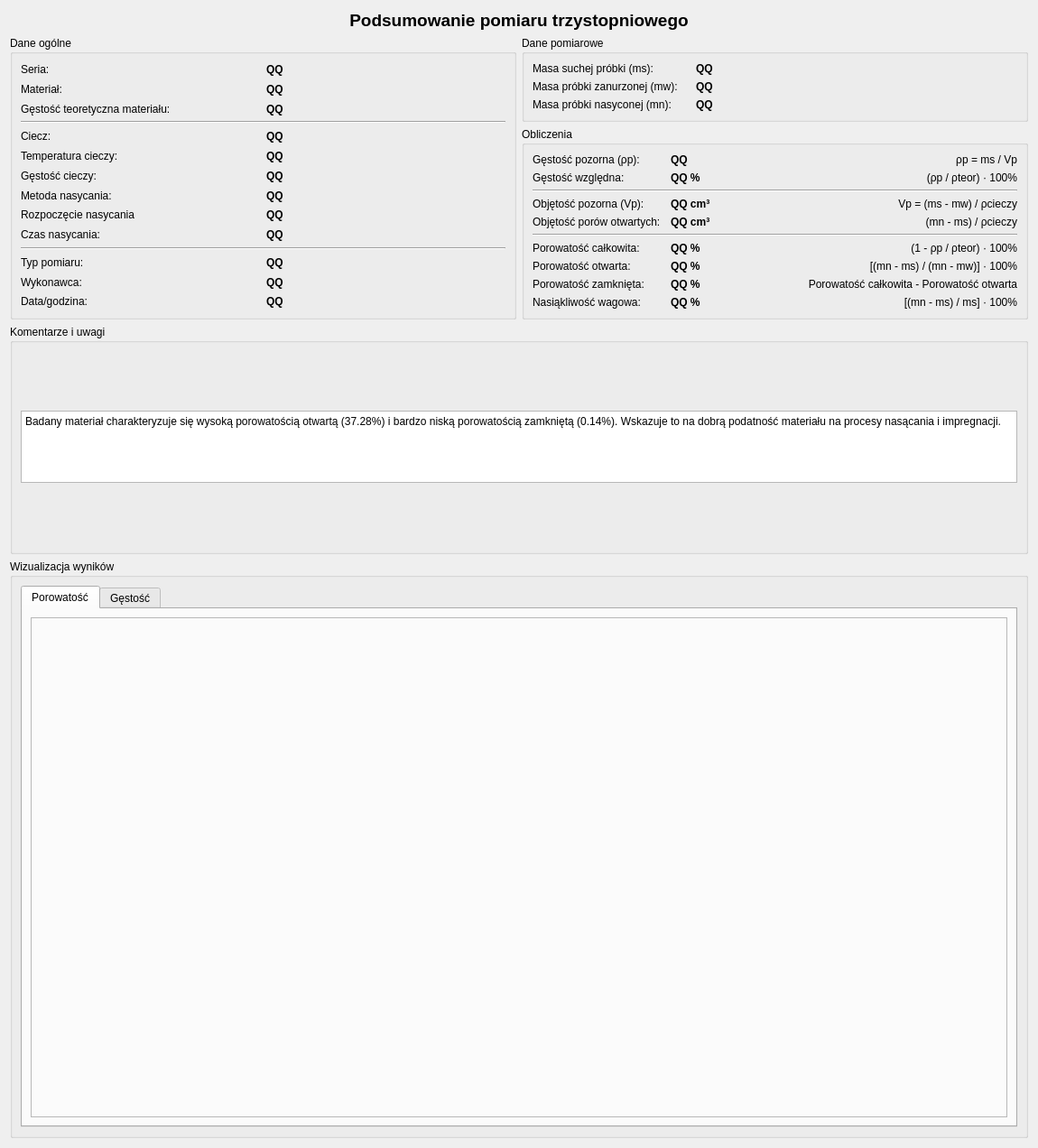
          <widget class="QWidget" name="scrollAreaWidgetContents_4">
           <property name="geometry">
            <rect>
             <x>0</x>
             <y>0</y>
             <width>1150</width>
             <height>1272</height>
            </rect>
           </property>
           <layout class="QVBoxLayout" name="verticalLayout_35">
            <item>
             <widget class="QLabel" name="labelSummaryTitle_2">
              <property name="font">
               <font>
                <pointsize>14</pointsize>
                <bold>true</bold>
               </font>
              </property>
              <property name="text">
               <string>Podsumowanie pomiaru trzystopniowego</string>
              </property>
              <property name="alignment">
               <set>Qt::AlignmentFlag::AlignCenter</set>
              </property>
             </widget>
            </item>
            <item>
             <layout class="QHBoxLayout" name="horizontalLayoutMain_2">
              <item>
               <layout class="QVBoxLayout" name="verticalLayoutLeft_2">
                <item>
                 <widget class="QGroupBox" name="groupBoxGeneralData_4">
                  <property name="title">
                   <string>Dane ogólne</string>
                  </property>
                  <layout class="QGridLayout" name="gridLayout_27">
                   <item row="17" column="1">
                    <widget class="QLabel" name="valueTripleMeasureDateTime">
                     <property name="font">
                      <font>
                       <bold>true</bold>
                      </font>
                     </property>
                     <property name="text">
                      <string>QQ</string>
                     </property>
                    </widget>
                   </item>
                   <item row="9" column="0">
                    <widget class="QLabel" name="labelSaturationTime">
                     <property name="text">
                      <string>Czas nasycania:</string>
                     </property>
                    </widget>
                   </item>
                   <item row="0" column="1">
                    <widget class="QLabel" name="valueTripleSampleName">
                     <property name="font">
                      <font>
                       <bold>true</bold>
                      </font>
                     </property>
                     <property name="text">
                      <string>QQ</string>
                     </property>
                    </widget>
                   </item>
                   <item row="4" column="1">
                    <widget class="QLabel" name="valueTripleMeasureLiquidName">
                     <property name="font">
                      <font>
                       <bold>true</bold>
                      </font>
                     </property>
                     <property name="text">
                      <string>QQ</string>
                     </property>
                    </widget>
                   </item>
                   <item row="5" column="1">
                    <widget class="QLabel" name="valueTripleFluidTemp">
                     <property name="font">
                      <font>
                       <bold>true</bold>
                      </font>
                     </property>
                     <property name="text">
                      <string>QQ</string>
                     </property>
                    </widget>
                   </item>
                   <item row="7" column="0">
                    <widget class="QLabel" name="labelSaturationMethod_3">
                     <property name="text">
                      <string>Metoda nasycania:</string>
                     </property>
                    </widget>
                   </item>
                   <item row="6" column="1">
                    <widget class="QLabel" name="valueTripleMeasureLiquidDensity">
                     <property name="font">
                      <font>
                       <bold>true</bold>
                      </font>
                     </property>
                     <property name="text">
                      <string>QQ</string>
                     </property>
                    </widget>
                   </item>
                   <item row="1" column="1">
                    <widget class="QLabel" name="valueTripleMaterialName">
                     <property name="font">
                      <font>
                       <bold>true</bold>
                      </font>
                     </property>
                     <property name="text">
                      <string>QQ</string>
                     </property>
                    </widget>
                   </item>
                   <item row="7" column="1">
                    <widget class="QLabel" name="valueTripleMeasureSaturationMethod">
                     <property name="font">
                      <font>
                       <bold>true</bold>
                      </font>
                     </property>
                     <property name="text">
                      <string>QQ</string>
                     </property>
                    </widget>
                   </item>
                   <item row="9" column="1">
                    <widget class="QLabel" name="valueTripleMeasureSaturationTime">
                     <property name="font">
                      <font>
                       <bold>true</bold>
                      </font>
                     </property>
                     <property name="text">
                      <string>QQ</string>
                     </property>
                    </widget>
                   </item>
                   <item row="8" column="1">
                    <widget class="QLabel" name="valueSaturationBeginDate">
                     <property name="font">
                      <font>
                       <bold>true</bold>
                      </font>
                     </property>
                     <property name="text">
                      <string>QQ</string>
                     </property>
                    </widget>
                   </item>
                   <item row="0" column="0">
                    <widget class="QLabel" name="labelSampleName_6">
                     <property name="text">
                      <string>Seria:</string>
                     </property>
                    </widget>
                   </item>
                   <item row="12" column="0">
                    <widget class="QLabel" name="labelMeasurementType_4">
                     <property name="text">
                      <string>Typ pomiaru:</string>
                     </property>
                    </widget>
                   </item>
                   <item row="8" column="0">
                    <widget class="QLabel" name="labelSaturationBeginDate">
                     <property name="text">
                      <string>Rozpoczęcie nasycania</string>
                     </property>
                    </widget>
                   </item>
                   <item row="4" column="0">
                    <widget class="QLabel" name="labelLiquidType_4">
                     <property name="text">
                      <string>Ciecz:</string>
                     </property>
                    </widget>
                   </item>
                   <item row="2" column="1">
                    <widget class="QLabel" name="valueTripleTheoreticalDensity">
                     <property name="font">
                      <font>
                       <bold>true</bold>
                      </font>
                     </property>
                     <property name="text">
                      <string>QQ</string>
                     </property>
                    </widget>
                   </item>
                   <item row="1" column="0">
                    <widget class="QLabel" name="labelMaterial_6">
                     <property name="text">
                      <string>Materiał:</string>
                     </property>
                    </widget>
                   </item>
                   <item row="5" column="0">
                    <widget class="QLabel" name="labelFluidTempTriple">
                     <property name="text">
                      <string>Temperatura cieczy:</string>
                     </property>
                    </widget>
                   </item>
                   <item row="3" column="0" colspan="2">
                    <widget class="Line" name="line_preview_triple_summary1">
                     <property name="orientation">
                      <enum>Qt::Orientation::Horizontal</enum>
                     </property>
                    </widget>
                   </item>
                   <item row="12" column="1">
                    <widget class="QLabel" name="valueTripleMeasureType">
                     <property name="font">
                      <font>
                       <bold>true</bold>
                      </font>
                     </property>
                     <property name="text">
                      <string>QQ</string>
                     </property>
                    </widget>
                   </item>
                   <item row="2" column="0">
                    <widget class="QLabel" name="labelTheoreticalDensity_5">
                     <property name="text">
                      <string>Gęstość teoretyczna materiału:</string>
                     </property>
                    </widget>
                   </item>
                   <item row="6" column="0">
                    <widget class="QLabel" name="labelLiquidDensity_4">
                     <property name="text">
                      <string>Gęstość cieczy:</string>
                     </property>
                    </widget>
                   </item>
                   <item row="17" column="0">
                    <widget class="QLabel" name="labelDateTime_5">
                     <property name="text">
                      <string>Data/godzina:</string>
                     </property>
                    </widget>
                   </item>
                   <item row="16" column="0">
                    <widget class="QLabel" name="labelOperator_5">
                     <property name="text">
                      <string>Wykonawca:</string>
                     </property>
                    </widget>
                   </item>
                   <item row="16" column="1">
                    <widget class="QLabel" name="valueTripleMeasureOperator">
                     <property name="font">
                      <font>
                       <bold>true</bold>
                      </font>
                     </property>
                     <property name="text">
                      <string>QQ</string>
                     </property>
                    </widget>
                   </item>
                   <item row="10" column="0" colspan="2">
                    <widget class="Line" name="line_preview_triple_summary2">
                     <property name="orientation">
                      <enum>Qt::Orientation::Horizontal</enum>
                     </property>
                    </widget>
                   </item>
                  </layout>
                 </widget>
                </item>
               </layout>
              </item>
              <item>
               <layout class="QVBoxLayout" name="verticalLayoutRight_2">
                <item>
                 <widget class="QGroupBox" name="groupBoxMeasurementData_2">
                  <property name="title">
                   <string>Dane pomiarowe</string>
                  </property>
                  <layout class="QGridLayout" name="gridLayout_23">
                   <item row="0" column="0">
                    <widget class="QLabel" name="labelDryMass">
                     <property name="text">
                      <string>Masa suchej próbki (ms):</string>
                     </property>
                    </widget>
                   </item>
                   <item row="0" column="1">
                    <widget class="QLabel" name="valueTripleMeasureDryMass">
                     <property name="font">
                      <font>
                       <bold>true</bold>
                      </font>
                     </property>
                     <property name="text">
                      <string>QQ</string>
                     </property>
                    </widget>
                   </item>
                   <item row="1" column="0">
                    <widget class="QLabel" name="labelWetMass">
                     <property name="text">
                      <string>Masa próbki zanurzonej (mw):</string>
                     </property>
                    </widget>
                   </item>
                   <item row="1" column="1">
                    <widget class="QLabel" name="valueTripleMeasureWetMass">
                     <property name="font">
                      <font>
                       <bold>true</bold>
                      </font>
                     </property>
                     <property name="text">
                      <string>QQ</string>
                     </property>
                    </widget>
                   </item>
                   <item row="2" column="0">
                    <widget class="QLabel" name="labelSaturatedMass">
                     <property name="text">
                      <string>Masa próbki nasyconej (mn):</string>
                     </property>
                    </widget>
                   </item>
                   <item row="2" column="1">
                    <widget class="QLabel" name="valueTripleMeasureSaturatedMass">
                     <property name="font">
                      <font>
                       <bold>true</bold>
                      </font>
                     </property>
                     <property name="text">
                      <string>QQ</string>
                     </property>
                    </widget>
                   </item>
                   <item row="0" column="2" rowspan="2">
                    <widget class="QLabel" name="spacerLabel1_2">
                     <property name="text">
                      <string/>
                     </property>
                    </widget>
                   </item>
                  </layout>
                 </widget>
                </item>
                <item>
                 <widget class="QGroupBox" name="groupBoxTripleCalculations">
                  <property name="title">
                   <string>Obliczenia</string>
                  </property>
                  <layout class="QGridLayout" name="gridLayout_22">
                   <item row="0" column="1">
                    <widget class="QLabel" name="valueTripleMeasureApparentDensity">
                     <property name="font">
                      <font>
                       <bold>true</bold>
                      </font>
                     </property>
                     <property name="text">
                      <string>QQ</string>
                     </property>
                    </widget>
                   </item>
                   <item row="4" column="2">
                    <widget class="QLabel" name="labelFormula8_3">
                     <property name="text">
                      <string>(mn - ms) / ρcieczy</string>
                     </property>
                     <property name="alignment">
                      <set>Qt::AlignmentFlag::AlignRight|Qt::AlignmentFlag::AlignTrailing|Qt::AlignmentFlag::AlignVCenter</set>
                     </property>
                    </widget>
                   </item>
                   <item row="11" column="1">
                    <widget class="QLabel" name="valueTripleMeasureClosedPorosity">
                     <property name="font">
                      <font>
                       <bold>true</bold>
                      </font>
                     </property>
                     <property name="text">
                      <string>QQ %</string>
                     </property>
                    </widget>
                   </item>
                   <item row="12" column="1">
                    <widget class="QLabel" name="valueTripleMeasureWaterAbsorbability">
                     <property name="font">
                      <font>
                       <bold>true</bold>
                      </font>
                     </property>
                     <property name="text">
                      <string>QQ %</string>
                     </property>
                    </widget>
                   </item>
                   <item row="2" column="0" colspan="3">
                    <widget class="Line" name="line_preview_triple_summary3">
                     <property name="orientation">
                      <enum>Qt::Orientation::Horizontal</enum>
                     </property>
                    </widget>
                   </item>
                   <item row="6" column="0">
                    <widget class="QLabel" name="labelTotalPorosity_5">
                     <property name="text">
                      <string>Porowatość całkowita:</string>
                     </property>
                    </widget>
                   </item>
                   <item row="4" column="0">
                    <widget class="QLabel" name="labelOpenPoresVolume_3">
                     <property name="text">
                      <string>Objętość porów otwartych:</string>
                     </property>
                    </widget>
                   </item>
                   <item row="9" column="1">
                    <widget class="QLabel" name="valueTripleMeasureOpenPorosity">
                     <property name="font">
                      <font>
                       <bold>true</bold>
                      </font>
                     </property>
                     <property name="text">
                      <string>QQ %</string>
                     </property>
                    </widget>
                   </item>
                   <item row="1" column="0">
                    <widget class="QLabel" name="labelRelativeDensity_5">
                     <property name="text">
                      <string>Gęstość względna:</string>
                     </property>
                    </widget>
                   </item>
                   <item row="11" column="2">
                    <widget class="QLabel" name="labelFormula7_3">
                     <property name="text">
                      <string>Porowatość całkowita - Porowatość otwarta</string>
                     </property>
                     <property name="alignment">
                      <set>Qt::AlignmentFlag::AlignRight|Qt::AlignmentFlag::AlignTrailing|Qt::AlignmentFlag::AlignVCenter</set>
                     </property>
                    </widget>
                   </item>
                   <item row="9" column="0">
                    <widget class="QLabel" name="labelOpenPorosity_3">
                     <property name="text">
                      <string>Porowatość otwarta:</string>
                     </property>
                    </widget>
                   </item>
                   <item row="11" column="0">
                    <widget class="QLabel" name="labelClosedPorosity_3">
                     <property name="text">
                      <string>Porowatość zamknięta:</string>
                     </property>
                    </widget>
                   </item>
                   <item row="12" column="0">
                    <widget class="QLabel" name="labelWaterAbsorbability_3">
                     <property name="text">
                      <string>Nasiąkliwość wagowa:</string>
                     </property>
                    </widget>
                   </item>
                   <item row="4" column="1">
                    <widget class="QLabel" name="valueTripleMeasureOpenPoresVolume">
                     <property name="font">
                      <font>
                       <bold>true</bold>
                      </font>
                     </property>
                     <property name="text">
                      <string>QQ cm³</string>
                     </property>
                    </widget>
                   </item>
                   <item row="0" column="0">
                    <widget class="QLabel" name="labelApparentDensity_2">
                     <property name="text">
                      <string>Gęstość pozorna (ρp):</string>
                     </property>
                    </widget>
                   </item>
                   <item row="3" column="1">
                    <widget class="QLabel" name="valueTripleMeasureApparentVolume">
                     <property name="font">
                      <font>
                       <bold>true</bold>
                      </font>
                     </property>
                     <property name="text">
                      <string>QQ cm³</string>
                     </property>
                    </widget>
                   </item>
                   <item row="6" column="1">
                    <widget class="QLabel" name="valueTripleMeasureTotalPorosity">
                     <property name="font">
                      <font>
                       <bold>true</bold>
                      </font>
                     </property>
                     <property name="text">
                      <string>QQ %</string>
                     </property>
                    </widget>
                   </item>
                   <item row="12" column="2">
                    <widget class="QLabel" name="labelFormula4_4">
                     <property name="text">
                      <string>[(mn - ms) / ms] · 100%</string>
                     </property>
                     <property name="alignment">
                      <set>Qt::AlignmentFlag::AlignRight|Qt::AlignmentFlag::AlignTrailing|Qt::AlignmentFlag::AlignVCenter</set>
                     </property>
                    </widget>
                   </item>
                   <item row="3" column="2">
                    <widget class="QLabel" name="labelFormula1_4">
                     <property name="text">
                      <string>Vp = (ms - mw) / ρcieczy</string>
                     </property>
                     <property name="alignment">
                      <set>Qt::AlignmentFlag::AlignRight|Qt::AlignmentFlag::AlignTrailing|Qt::AlignmentFlag::AlignVCenter</set>
                     </property>
                    </widget>
                   </item>
                   <item row="0" column="2">
                    <widget class="QLabel" name="labelFormula2_4">
                     <property name="text">
                      <string>ρp = ms / Vp</string>
                     </property>
                     <property name="alignment">
                      <set>Qt::AlignmentFlag::AlignRight|Qt::AlignmentFlag::AlignTrailing|Qt::AlignmentFlag::AlignVCenter</set>
                     </property>
                    </widget>
                   </item>
                   <item row="3" column="0">
                    <widget class="QLabel" name="labelApparentVolume_5">
                     <property name="text">
                      <string>Objętość pozorna (Vp):</string>
                     </property>
                    </widget>
                   </item>
                   <item row="1" column="2">
                    <widget class="QLabel" name="labelFormula3_4">
                     <property name="text">
                      <string>(ρp / ρteor) · 100%</string>
                     </property>
                     <property name="alignment">
                      <set>Qt::AlignmentFlag::AlignRight|Qt::AlignmentFlag::AlignTrailing|Qt::AlignmentFlag::AlignVCenter</set>
                     </property>
                    </widget>
                   </item>
                   <item row="1" column="1">
                    <widget class="QLabel" name="valueTripleMeasureRelativeDensity">
                     <property name="font">
                      <font>
                       <bold>true</bold>
                      </font>
                     </property>
                     <property name="text">
                      <string>QQ %</string>
                     </property>
                    </widget>
                   </item>
                   <item row="9" column="2">
                    <widget class="QLabel" name="labelFormula5_3">
                     <property name="text">
                      <string>[(mn - ms) / (mn - mw)] · 100%</string>
                     </property>
                     <property name="alignment">
                      <set>Qt::AlignmentFlag::AlignRight|Qt::AlignmentFlag::AlignTrailing|Qt::AlignmentFlag::AlignVCenter</set>
                     </property>
                    </widget>
                   </item>
                   <item row="6" column="2">
                    <widget class="QLabel" name="labelFormula6_3">
                     <property name="text">
                      <string>(1 - ρp / ρteor) · 100%</string>
                     </property>
                     <property name="alignment">
                      <set>Qt::AlignmentFlag::AlignRight|Qt::AlignmentFlag::AlignTrailing|Qt::AlignmentFlag::AlignVCenter</set>
                     </property>
                    </widget>
                   </item>
                   <item row="5" column="0" colspan="3">
                    <widget class="Line" name="line_preview_triple_summary4">
                     <property name="orientation">
                      <enum>Qt::Orientation::Horizontal</enum>
                     </property>
                    </widget>
                   </item>
                  </layout>
                 </widget>
                </item>
               </layout>
              </item>
             </layout>
            </item>
            <item>
             <widget class="QGroupBox" name="groupBoxComments_2">
              <property name="title">
               <string>Komentarze i uwagi</string>
              </property>
              <layout class="QVBoxLayout" name="verticalLayoutComments_2">
               <item>
                <widget class="QPlainTextEdit" name="textEditTripleMeasureComments">
                 <property name="maximumSize">
                  <size>
                   <width>16777215</width>
                   <height>80</height>
                  </size>
                 </property>
                 <property name="readOnly">
                  <bool>false</bool>
                 </property>
                 <property name="plainText">
                  <string>Badany materiał charakteryzuje się wysoką porowatością otwartą (37.28%) i bardzo niską porowatością zamkniętą (0.14%). Wskazuje to na dobrą podatność materiału na procesy nasącania i impregnacji.</string>
                 </property>
                </widget>
               </item>
              </layout>
             </widget>
            </item>
            <item>
             <widget class="QGroupBox" name="groupBoxVisualization_2">
              <property name="title">
               <string>Wizualizacja wyników</string>
              </property>
              <layout class="QVBoxLayout" name="verticalLayout_36">
               <item>
                <widget class="QTabWidget" name="tabWidgetCharts_2">
                 <property name="minimumSize">
                  <size>
                   <width>0</width>
                   <height>600</height>
                  </size>
                 </property>
                 <property name="currentIndex">
                  <number>0</number>
                 </property>
                 <widget class="QWidget" name="tabPorosityChart">
                  <attribute name="title">
                   <string>Porowatość</string>
                  </attribute>
                  <layout class="QVBoxLayout" name="verticalLayoutPorosity">
                   <item>
                    <widget class="QFrame" name="framePorosityChart">
                     <property name="minimumSize">
                      <size>
                       <width>0</width>
                       <height>350</height>
                      </size>
                     </property>
                     <property name="frameShape">
                      <enum>QFrame::Shape::StyledPanel</enum>
                     </property>
                     <property name="frameShadow">
                      <enum>QFrame::Shadow::Raised</enum>
                     </property>
                    </widget>
                   </item>
                  </layout>
                 </widget>
                 <widget class="QWidget" name="tabDensityChart">
                  <attribute name="title">
                   <string>Gęstość</string>
                  </attribute>
                  <layout class="QVBoxLayout" name="verticalLayoutDensity_2">
                   <item>
                    <widget class="QFrame" name="frameDensityChart">
                     <property name="minimumSize">
                      <size>
                       <width>0</width>
                       <height>350</height>
                      </size>
                     </property>
                     <property name="frameShape">
                      <enum>QFrame::Shape::StyledPanel</enum>
                     </property>
                     <property name="frameShadow">
                      <enum>QFrame::Shadow::Raised</enum>
                     </property>
                    </widget>
                   </item>
                  </layout>
                 </widget>
                </widget>
               </item>
              </layout>
             </widget>
            </item>
           </layout>
          </widget>
